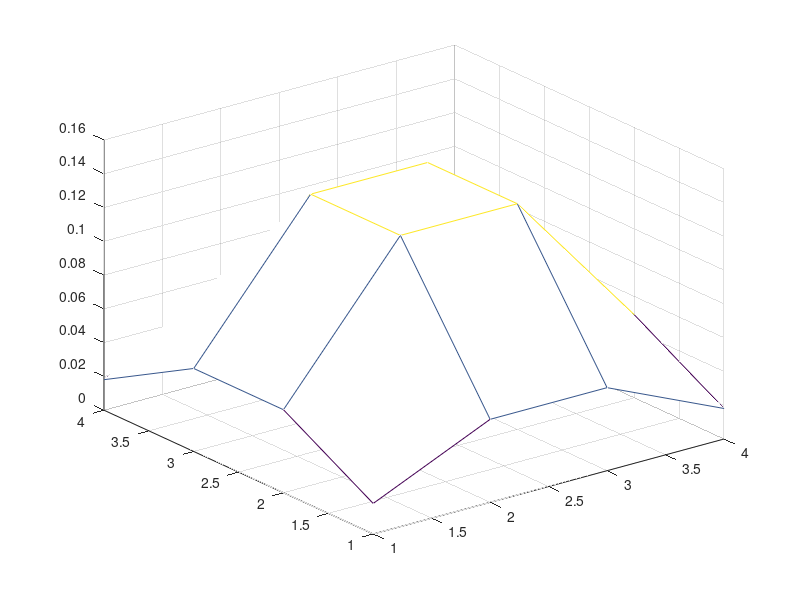

MATLAB code to generate this figure: (Note: this script raises an error after producing the figure.)
 addpath('./funkcije')
 addpath('./slike')
%%
h=fspecial('gaussian',4,1);% Gaussovo zamucenje
figure;mesh(h)% prikaz odziva u vremenskoj domeni
figure;freqz2(h)% frekvencijska karakteristika u 3D
%%
h1=eye(20)/20;
h2=fspecial('gaussian',4,1); % Gaussovo zamucenje
h=conv2(double(h1),double(h2)); % ukupno zamucenje je konvolucija
% dva impulsna odziva
figure;mesh(h) % odziv u vremenskoj domeni
figure, freqz2(h) % frekvencijska karakteristika
img=imread('moon.tif'); % ucitavamo sliku
imgZ=conv2(double(img),double(h)); % primijenjujemo zamucenje
figure, imagesc(imgZ); colormap(gray)
%%
h1=eye(40)/40;
h3 = eye(5)/5;
h4 = eye(15)/15;
h5 = eye(25)/25;
h2=fspecial('gaussian',4,1); % Gaussovo zamucenje
% dva impulsna odziva
figure();
[ha, pos] = tight_subplot(5,2,[.01 .01],[.01 .01],[.01 .01]);
axes(ha(1)), mesh(h1);  % odziv u vremenskoj domeni
axes(ha(2)),freqz2(h1) ;% frekvencijska karakteristika
axes(ha(3)),mesh(h2);
axes(ha(4)), freqz2(h2) ;
axes(ha(5)),mesh(h3);
axes(ha(6)), freqz2(h3);
axes(ha(7)),mesh(h4) ;
axes(ha(8)), freqz2(h4);
axes(ha(9)),mesh(h5) ;
axes(ha(10)), freqz2(h5);


%%
figure();
[ha, pos] = tight_subplot(1,2,[.01 .01],[.01 .01],[.01 .01]);
h1=eye(10)/10;
h2=fspecial('gaussian',4,1); % Gaussovo zamucenje
h=conv2(double(h1),double(h2)); % ukupno zamucenje je konvolucija
% dva impulsna odziva
axes(ha(1)),mesh(h) % odziv u vremenskoj domeni
axes(ha(2)),freqz2(h) % frekvencijska karakteristika
%%
h1=eye(1)/10;
h2=fspecial('gaussian',4,1); % Gaussovo zamucenje
h=conv2(double(h1),double(h2)); % ukupno zamucenje je konvolucija
% dva impulsna odziva
figure;mesh(h) % odziv u vremenskoj domeni
figure, freqz2(h) % frekvencijska karakteristika
figure();
[ha, pos] = tight_subplot(1,2,[.01 .01],[.01 .01],[.01 .01]);
img=imread('salona.png'); % ucitavamo sliku
imgZ=conv2(double(img),double(h)); % primijenjujemo zamucenje

axes(ha(1)),imagesc(img); colormap(gray)
axes(ha(2)), imagesc(imgZ); colormap(gray)
%%
xs= [5, 15, 30, 50];
img=imread('klis1.jpg'); % ucitavamo sliku
figure();
[ha, pos] = tight_subplot(3,2,[.01 .01],[.01 .01],[.01 .01]);
axes(ha(1)), imagesc(img);axis off; 
 i = 2;
for x = xs
    h1=eye(x)/x;
    h2=fspecial('gaussian',4,1); % Gaussovo zamucenje
    h=conv2(double(h1),double(h2)); % ukupno zamucenje je konvolucija
%     % dva impulsna odziva
%     figure;mesh(h) % odziv u vremenskoj domeni
%     figure, freqz2(h) % frekvencijska karakteristika
    


    
    imgZ = uint8(zeros(802+x, 602+x,3));
    imgZ(:,:,1)=conv2(double(img(:,:,1)),double(h)); % primijenjujemo zamucenje
    imgZ(:,:,2)=conv2(double(img(:,:,2)),double(h)); % primijenjujemo zamucenje
    imgZ(:,:,3)=conv2(double(img(:,:,3)),double(h)); % primijenjujemo zamucenje
    axes(ha(i)), imagesc(imgZ);axis off;
    i = i+1;
end
axes(ha(6)), axis off;
figure();
x=10;
[ha, pos] = tight_subplot(3,2,[.01 .01],[.01 .01],[.01 .01]);
axes(ha(1)), imagesc(img);axis off; 
for i = 1: 4
    h1=eye(x)/x;
    h2=fspecial('gaussian',i*4,1); % Gaussovo zamucenje
    h=conv2(double(h1),double(h2)); % ukupno zamucenje je konvolucija
%     % dva impulsna odziva
%     figure;mesh(h) % odziv u vremenskoj domeni
%     figure, freqz2(h) % frekvencijska karakteristika
    


    
    imgZ = uint8(zeros(802+x +(i-1)*4, 602+x+(i-1)*4,3));
    imgZ(:,:,1)=conv2(double(img(:,:,1)),double(h)); % primijenjujemo zamucenje
    imgZ(:,:,2)=conv2(double(img(:,:,2)),double(h)); % primijenjujemo zamucenje
    imgZ(:,:,3)=conv2(double(img(:,:,3)),double(h)); % primijenjujemo zamucenje
    axes(ha(i+1)), imagesc(imgZ);axis off;
end
axes(ha(6)), axis off;
%%
h1=eye(10)/10;
h2=fspecial('gaussian',10,1); % Gaussovo zamucenje
h=conv2(double(h1),double(h2));

[img1,map1]=imread('4.2.07.tiff');
[img2,map2]=imread('4.2.06.tiff');
[img3,map3]=imread('4.2.03.tiff');


img1 = im2double(img1);
restored_img1 = (zeros(size(h,1)+size(img1,1), size(h,2)+size(img1,2), size(img1,3)));
restored_img1(1:size(img1,1),1:size(img1,2), :) = (img1);
img1 = restored_img1;

hf = fft2(h,size(img1,1),size(img1,2));
img1_blur = real(ifft2(hf.*fft2(img1)));
figure; imshow(img1_blur)
img1_blur=(imnoise(img1_blur,'gaussian'));
img1_blur_GN=(imnoise(img1_blur,'gaussian'));
img1_blur_SP=(imnoise(img1_blur,'salt & pepper'));

img2 = im2double(img2);
restored_img2 = (zeros(size(h,1)+size(img2,1), size(h,2)+size(img2,2), size(img2,3)));
restored_img2(1:size(img2,1),1:size(img2,2), :) = (img2);
img2 = restored_img2;

hf = fft2(h,size(img2,1),size(img2,2));
img2_blur = real(ifft2(hf.*fft2(img2)));
figure; imshow(img2_blur)
img2_blur_GN=(imnoise(img2_blur,'gaussian'));
img2_blur_SP=(imnoise(img2_blur,'salt & pepper'));

img3 = im2double(img3);
restored_img3 = (zeros(size(h,1)+size(img3,1), size(h,2)+size(img3,2), size(img3,3)));
restored_img3(1:size(img3,1),1:size(img3,2), :) = (img3);
img3 = restored_img3;

hf = fft2(h,size(img3,1),size(img3,2));
img3_blur = real(ifft2(hf.*fft2(img3)));
figure; imshow(img3_blur)
img3_blur_GN=(imnoise(img3_blur,'gaussian'));
img3_blur_SP=(imnoise(img3_blur,'salt & pepper'));



img1_rest = restoring(img1_blur, h, false, 0);
img1_GN_rest = restoring(img1_blur_GN, h, false, 0);
img1_SP_rest = restoring(img1_blur_SP, h, false, 0);

figure();
[ha, pos] = tight_subplot(3,3,[.01 .01],[.01 .01],[.01 .01]);
axes(ha(1)), imagesc(img1);axis off;
axes(ha(2)), imagesc(img1_blur);axis off;
axes(ha(3)), imagesc(img1_rest);axis off;
axes(ha(4)), imagesc(img1);axis off;
axes(ha(5)), imagesc(img1_blur_GN);axis off;
axes(ha(6)), imagesc(img1_GN_rest);axis off;
axes(ha(7)), imagesc(img1);axis off;
axes(ha(8)), imagesc(img1_blur_SP);axis off;
axes(ha(9)), imagesc(img1_SP_rest);axis off;

kvadratno1 = mean2((double(img1)-double(img1_rest)).^2);
kvadratno1_SP = mean2((double(img1)-double(img1_SP_rest)).^2);
kvadratno1_GP = mean2((double(img1)-double(img1_GN_rest)).^2);




img2_rest = restoring(img2_blur, h, false, 0);
img2_GN_rest = restoring(img2_blur_GN, h, false, 0);
img2_SP_rest = restoring(img2_blur_SP, h, false, 0);

figure();
[ha, pos] = tight_subplot(3,3,[.01 .01],[.01 .01],[.01 .01]);
axes(ha(1)), imagesc(img2);axis off;
axes(ha(2)), imagesc(img2_blur);axis off;
axes(ha(3)), imagesc(img2_rest);axis off;
axes(ha(4)), imagesc(img2);axis off;
axes(ha(5)), imagesc(img2_blur_GN);axis off;
axes(ha(6)), imagesc(img2_GN_rest);axis off;
axes(ha(7)), imagesc(img2);axis off;
axes(ha(8)), imagesc(img2_blur_SP);axis off;
axes(ha(9)), imagesc(img2_SP_rest);axis off;

kvadratno2 = mean2((double(img2)-double(img2_rest)).^2);
kvadratno2_SP = mean2((double(img2)-double(img2_SP_rest)).^2);
kvadratno2_GP = mean2((double(img2)-double(img2_GN_rest)).^2);


img3_rest = restoring(img3_blur, h, false, 0);
img3_GN_rest = restoring(img3_blur_GN, h, false, 0);
img3_SP_rest = restoring(img3_blur_SP, h, false, 0);

figure();
[ha, pos] = tight_subplot(3,3,[.01 .01],[.01 .01],[.01 .01]);
axes(ha(1)), imagesc(img3);axis off;
axes(ha(2)), imagesc(img3_blur);axis off;
axes(ha(3)), imagesc(img3_rest);axis off;
axes(ha(4)), imagesc(img3);axis off;
axes(ha(5)), imagesc(img3_blur_GN);axis off;
axes(ha(6)), imagesc(img3_GN_rest);axis off;
axes(ha(7)), imagesc(img3);axis off;
axes(ha(8)), imagesc(img3_blur_SP);axis off;
axes(ha(9)), imagesc(img3_SP_rest);axis off;

kvadratno3 = mean2((double(img3)-double(img3_rest)).^2);
kvadratno3_SP = mean2((double(img3)-double(img3_SP_rest)).^2);
kvadratno3_GP = mean2((double(img3)-double(img3_GN_rest)).^2);

%%
h1=eye(10)/10;
h2=fspecial('gaussian',10,1); % Gaussovo zamucenje
h=conv2(double(h1),double(h2));
K = 0.04;
[img1,map1]=imread('4.2.07.tiff');
[img2,map2]=imread('4.2.06.tiff');
[img3,map3]=imread('4.2.03.tiff');


img1 = im2double(img1);
restored_img1 = (zeros(size(h,1)+size(img1,1), size(h,2)+size(img1,2), size(img1,3)));
restored_img1(1:size(img1,1),1:size(img1,2), :) = (img1);
img1 = restored_img1;

hf = fft2(h,size(img1,1),size(img1,2));
img1_blur = real(ifft2(hf.*fft2(img1)));
figure; imshow(img1_blur)
img1_blur=(imnoise(img1_blur,'gaussian'));
img1_blur_GN=(imnoise(img1_blur,'gaussian'));
img1_blur_SP=(imnoise(img1_blur,'salt & pepper'));

for i = 1 : size(img1_blur,3)
img1_blur_dim =   img1_blur(:,:,i);
img1_blur_GN_dim = img1_blur_GN(:,:,i);
img1_blur_SP_dim = img1_blur_SP(:,:,i);

q = double(max(img1_blur_dim(:)) - min(img1_blur_dim(:)))/(pow2(8)-1);
img1_blur(:,:,i) = quant(img1_blur_dim, q);

q = double(max(img1_blur_GN_dim(:)) - min(img1_blur_GN_dim(:)))/(pow2(8)-1);
img1_blur_GN(:,:,i) = quant(img1_blur_GN_dim, q);

q = double(max(img1_blur_SP_dim(:)) - min(img1_blur_SP_dim(:)))/(pow2(8)-1);
img1_blur_SP(:,:,i) = quant(img1_blur_SP_dim, q);
end

img2 = im2double(img2);
restored_img2 = (zeros(size(h,1)+size(img2,1), size(h,2)+size(img2,2), size(img2,3)));
restored_img2(1:size(img2,1),1:size(img2,2), :) = (img2);
img2 = restored_img2;

hf = fft2(h,size(img2,1),size(img2,2));
img2_blur = real(ifft2(hf.*fft2(img2)));
figure; imshow(img2_blur)
img2_blur_GN=(imnoise(img2_blur,'gaussian'));
img2_blur_SP=(imnoise(img2_blur,'salt & pepper'));

for i = 1 : size(img2_blur,3)
img2_blur_dim =   img2_blur(:,:,i);
img2_blur_GN_dim = img2_blur_GN(:,:,i);
img2_blur_SP_dim = img2_blur_SP(:,:,i);

q = double(max(img2_blur_dim(:)) - min(img2_blur_dim(:)))/(pow2(8)-1);
img2_blur(:,:,i) = quant(img2_blur_dim, q);

q = double(max(img2_blur_GN_dim(:)) - min(img2_blur_GN_dim(:)))/(pow2(8)-1);
img2_blur_GN(:,:,i) = quant(img2_blur_GN_dim, q);

q = double(max(img2_blur_SP_dim(:)) - min(img2_blur_SP_dim(:)))/(pow2(8)-1);
img2_blur_SP(:,:,i) = quant(img2_blur_SP_dim, q);
end


img3 = im2double(img3);
restored_img3 = (zeros(size(h,1)+size(img3,1), size(h,2)+size(img3,2), size(img3,3)));
restored_img3(1:size(img3,1),1:size(img3,2), :) = (img3);
img3 = restored_img3;

hf = fft2(h,size(img3,1),size(img3,2));
img3_blur = real(ifft2(hf.*fft2(img3)));
figure; imshow(img3_blur)
img3_blur_GN=(imnoise(img3_blur,'gaussian'));
img3_blur_SP=(imnoise(img3_blur,'salt & pepper'));

for i = 1 : size(img3_blur,3)
img3_blur_dim =   img3_blur(:,:,i);
img3_blur_GN_dim = img3_blur_GN(:,:,i);
img3_blur_SP_dim = img3_blur_SP(:,:,i);

q = double(max(img3_blur_dim(:)) - min(img3_blur_dim(:)))/(pow2(8)-1);
img3_blur(:,:,i) = quant(img3_blur_dim, q);

q = double(max(img3_blur_GN_dim(:)) - min(img3_blur_GN_dim(:)))/(pow2(8)-1);
img3_blur_GN(:,:,i) = quant(img3_blur_GN_dim, q);

q = double(max(img3_blur_SP_dim(:)) - min(img3_blur_SP_dim(:)))/(pow2(8)-1);
img3_blur_SP(:,:,i) = quant(img3_blur_SP_dim, q);
end


img1_rest = restoring(img1_blur, h, false, K);
img1_GN_rest = restoring(img1_blur_GN, h, false, K);
img1_SP_rest = restoring(img1_blur_SP, h, false, K);

figure();
[ha, pos] = tight_subplot(3,3,[.01 .01],[.01 .01],[.01 .01]);
axes(ha(1)), imagesc(img1);axis off;
axes(ha(2)), imagesc(img1_blur);axis off;
axes(ha(3)), imagesc(img1_rest);axis off;
axes(ha(4)), imagesc(img1);axis off;
axes(ha(5)), imagesc(img1_blur_GN);axis off;
axes(ha(6)), imagesc(img1_GN_rest);axis off;
axes(ha(7)), imagesc(img1);axis off;
axes(ha(8)), imagesc(img1_blur_SP);axis off;
axes(ha(9)), imagesc(img1_SP_rest);axis off;

kvadratno1 = mean2((double(img1)-double(img1_rest)).^2);
kvadratno1_SP = mean2((double(img1)-double(img1_SP_rest)).^2);
kvadratno1_GP = mean2((double(img1)-double(img1_GN_rest)).^2);




img2_rest = restoring(img2_blur, h,false, K);
img2_GN_rest = restoring(img2_blur_GN, h, false, K);
img2_SP_rest = restoring(img2_blur_SP, h, false, K);

figure();
[ha, pos] = tight_subplot(3,3,[.01 .01],[.01 .01],[.01 .01]);
axes(ha(1)), imagesc(img2);axis off;
axes(ha(2)), imagesc(img2_blur);axis off;
axes(ha(3)), imagesc(img2_rest);axis off;
axes(ha(4)), imagesc(img2);axis off;
axes(ha(5)), imagesc(img2_blur_GN);axis off;
axes(ha(6)), imagesc(img2_GN_rest);axis off;
axes(ha(7)), imagesc(img2);axis off;
axes(ha(8)), imagesc(img2_blur_SP);axis off;
axes(ha(9)), imagesc(img2_SP_rest);axis off;

kvadratno2 = mean2((double(img2)-double(img2_rest)).^2);
kvadratno2_SP = mean2((double(img2)-double(img2_SP_rest)).^2);
kvadratno2_GP = mean2((double(img2)-double(img2_GN_rest)).^2);


img3_rest = restoring(img3_blur, h, false, K);
img3_GN_rest = restoring(img3_blur_GN, h, false, K);
img3_SP_rest = restoring(img3_blur_SP, h, false, K);

figure();
[ha, pos] = tight_subplot(3,3,[.01 .01],[.01 .01],[.01 .01]);
axes(ha(1)), imagesc(img3);axis off;
axes(ha(2)), imagesc(img3_blur);axis off;
axes(ha(3)), imagesc(img3_rest);axis off;
axes(ha(4)), imagesc(img3);axis off;
axes(ha(5)), imagesc(img3_blur_GN);axis off;
axes(ha(6)), imagesc(img3_GN_rest);axis off;
axes(ha(7)), imagesc(img3);axis off;
axes(ha(8)), imagesc(img3_blur_SP);axis off;
axes(ha(9)), imagesc(img3_SP_rest);axis off;

kvadratno3 = mean2((double(img3)-double(img3_rest)).^2);
kvadratno3_SP = mean2((double(img3)-double(img3_SP_rest)).^2);
kvadratno3_GP = mean2((double(img3)-double(img3_GN_rest)).^2);
%%
%%
h1=eye(10)/10;
h2=fspecial('gaussian',10,1); % Gaussovo zamucenje
h=conv2(double(h1),double(h2));
K = 0.04;
[img1,map1]=imread('4.2.07.tiff');
[img2,map2]=imread('4.2.06.tiff');
[img3,map3]=imread('4.2.03.tiff');


img1 = im2double(img1);
restored_img1 = (zeros(size(h,1)+size(img1,1), size(h,2)+size(img1,2), size(img1,3)));
restored_img1(1:size(img1,1),1:size(img1,2), :) = (img1);
img1 = restored_img1;

hf = fft2(h,size(img1,1),size(img1,2));
img1_blur = real(ifft2(hf.*fft2(img1)));
figure; imshow(img1_blur)
img1_blur=(imnoise(img1_blur,'gaussian'));
img1_blur_GN=(imnoise(img1_blur,'gaussian'));
img1_blur_SP=(imnoise(img1_blur,'salt & pepper'));

img2 = im2double(img2);
restored_img2 = (zeros(size(h,1)+size(img2,1), size(h,2)+size(img2,2), size(img2,3)));
restored_img2(1:size(img2,1),1:size(img2,2), :) = (img2);
img2 = restored_img2;

hf = fft2(h,size(img2,1),size(img2,2));
img2_blur = real(ifft2(hf.*fft2(img2)));
figure; imshow(img2_blur)
img2_blur_GN=(imnoise(img2_blur,'gaussian'));
img2_blur_SP=(imnoise(img2_blur,'salt & pepper'));

img3 = im2double(img3);
restored_img3 = (zeros(size(h,1)+size(img3,1), size(h,2)+size(img3,2), size(img3,3)));
restored_img3(1:size(img3,1),1:size(img3,2), :) = (img3);
img3 = restored_img3;

hf = fft2(h,size(img3,1),size(img3,2));
img3_blur = real(ifft2(hf.*fft2(img3)));
figure; imshow(img3_blur)
img3_blur_GN=(imnoise(img3_blur,'gaussian'));
img3_blur_SP=(imnoise(img3_blur,'salt & pepper'));



img1_rest = restoring(img1_blur, h, true, K);
img1_GN_rest = restoring(img1_blur_GN, h, true, K);
img1_SP_rest = restoring(img1_blur_SP, h, true, K);

figure();
[ha, pos] = tight_subplot(3,3,[.01 .01],[.01 .01],[.01 .01]);
axes(ha(1)), imagesc(img1);axis off;
axes(ha(2)), imagesc(img1_blur);axis off;
axes(ha(3)), imagesc(img1_rest);axis off;
axes(ha(4)), imagesc(img1);axis off;
axes(ha(5)), imagesc(img1_blur_GN);axis off;
axes(ha(6)), imagesc(img1_GN_rest);axis off;
axes(ha(7)), imagesc(img1);axis off;
axes(ha(8)), imagesc(img1_blur_SP);axis off;
axes(ha(9)), imagesc(img1_SP_rest);axis off;

kvadratno1 = mean2((double(img1)-double(img1_rest)).^2);
kvadratno1_SP = mean2((double(img1)-double(img1_SP_rest)).^2);
kvadratno1_GP = mean2((double(img1)-double(img1_GN_rest)).^2);




img2_rest = restoring(img2_blur, h,true, K);
img2_GN_rest = restoring(img2_blur_GN, h, true, K);
img2_SP_rest = restoring(img2_blur_SP, h, true, K);

figure();
[ha, pos] = tight_subplot(3,3,[.01 .01],[.01 .01],[.01 .01]);
axes(ha(1)), imagesc(img2);axis off;
axes(ha(2)), imagesc(img2_blur);axis off;
axes(ha(3)), imagesc(img2_rest);axis off;
axes(ha(4)), imagesc(img2);axis off;
axes(ha(5)), imagesc(img2_blur_GN);axis off;
axes(ha(6)), imagesc(img2_GN_rest);axis off;
axes(ha(7)), imagesc(img2);axis off;
axes(ha(8)), imagesc(img2_blur_SP);axis off;
axes(ha(9)), imagesc(img2_SP_rest);axis off;

kvadratno2 = mean2((double(img2)-double(img2_rest)).^2);
kvadratno2_SP = mean2((double(img2)-double(img2_SP_rest)).^2);
kvadratno2_GP = mean2((double(img2)-double(img2_GN_rest)).^2);


img3_rest = restoring(img3_blur, h, true, K);
img3_GN_rest = restoring(img3_blur_GN, h, true, K);
img3_SP_rest = restoring(img3_blur_SP, h, true, K);

figure();
[ha, pos] = tight_subplot(3,3,[.01 .01],[.01 .01],[.01 .01]);
axes(ha(1)), imagesc(img3);axis off;
axes(ha(2)), imagesc(img3_blur);axis off;
axes(ha(3)), imagesc(img3_rest);axis off;
axes(ha(4)), imagesc(img3);axis off;
axes(ha(5)), imagesc(img3_blur_GN);axis off;
axes(ha(6)), imagesc(img3_GN_rest);axis off;
axes(ha(7)), imagesc(img3);axis off;
axes(ha(8)), imagesc(img3_blur_SP);axis off;
axes(ha(9)), imagesc(img3_SP_rest);axis off;

kvadratno3 = mean2((double(img3)-double(img3_rest)).^2);
kvadratno3_SP = mean2((double(img3)-double(img3_SP_rest)).^2);
kvadratno3_GP = mean2((double(img3)-double(img3_GN_rest)).^2);



%%
%%
h1=eye(10)/10;
h2=fspecial('gaussian',10,1); % Gaussovo zamucenje
h=conv2(double(h1),double(h2));
K = 0.04;
[img1,map1]=imread('4.2.07.tiff');
[img2,map2]=imread('4.2.06.tiff');
[img3,map3]=imread('4.2.03.tiff');


img1 = im2double(img1);
restored_img1 = (zeros(size(h,1)+size(img1,1), size(h,2)+size(img1,2), size(img1,3)));
restored_img1(1:size(img1,1),1:size(img1,2), :) = (img1);
img1 = restored_img1;

hf = fft2(h,size(img1,1),size(img1,2));
img1_blur = real(ifft2(hf.*fft2(img1)));
figure; imshow(img1_blur)
img1_blur=(imnoise(img1_blur,'gaussian'));
img1_blur_GN=(imnoise(img1_blur,'gaussian'));
img1_blur_SP=(imnoise(img1_blur,'salt & pepper'));

for i = 1 : size(img1_blur,3)
img1_blur_dim =   img1_blur(:,:,i);
img1_blur_GN_dim = img1_blur_GN(:,:,i);
img1_blur_SP_dim = img1_blur_SP(:,:,i);

q = double(max(img1_blur_dim(:)) - min(img1_blur_dim(:)))/(pow2(8)-1);
img1_blur(:,:,i) = quant(img1_blur_dim, q);

q = double(max(img1_blur_GN_dim(:)) - min(img1_blur_GN_dim(:)))/(pow2(8)-1);
img1_blur_GN(:,:,i) = quant(img1_blur_GN_dim, q);

q = double(max(img1_blur_SP_dim(:)) - min(img1_blur_SP_dim(:)))/(pow2(8)-1);
img1_blur_SP(:,:,i) = quant(img1_blur_SP_dim, q);
end

img2 = im2double(img2);
restored_img2 = (zeros(size(h,1)+size(img2,1), size(h,2)+size(img2,2), size(img2,3)));
restored_img2(1:size(img2,1),1:size(img2,2), :) = (img2);
img2 = restored_img2;

hf = fft2(h,size(img2,1),size(img2,2));
img2_blur = real(ifft2(hf.*fft2(img2)));
figure; imshow(img2_blur)
img2_blur_GN=(imnoise(img2_blur,'gaussian'));
img2_blur_SP=(imnoise(img2_blur,'salt & pepper'));

for i = 1 : size(img2_blur,3)
img2_blur_dim =   img2_blur(:,:,i);
img2_blur_GN_dim = img2_blur_GN(:,:,i);
img2_blur_SP_dim = img2_blur_SP(:,:,i);

q = double(max(img2_blur_dim(:)) - min(img2_blur_dim(:)))/(pow2(8)-1);
img2_blur(:,:,i) = quant(img2_blur_dim, q);

q = double(max(img2_blur_GN_dim(:)) - min(img2_blur_GN_dim(:)))/(pow2(8)-1);
img2_blur_GN(:,:,i) = quant(img2_blur_GN_dim, q);

q = double(max(img2_blur_SP_dim(:)) - min(img2_blur_SP_dim(:)))/(pow2(8)-1);
img2_blur_SP(:,:,i) = quant(img2_blur_SP_dim, q);
end


img3 = im2double(img3);
restored_img3 = (zeros(size(h,1)+size(img3,1), size(h,2)+size(img3,2), size(img3,3)));
restored_img3(1:size(img3,1),1:size(img3,2), :) = (img3);
img3 = restored_img3;

hf = fft2(h,size(img3,1),size(img3,2));
img3_blur = real(ifft2(hf.*fft2(img3)));
figure; imshow(img3_blur)
img3_blur_GN=(imnoise(img3_blur,'gaussian'));
img3_blur_SP=(imnoise(img3_blur,'salt & pepper'));

for i = 1 : size(img3_blur,3)
img3_blur_dim =   img3_blur(:,:,i);
img3_blur_GN_dim = img3_blur_GN(:,:,i);
img3_blur_SP_dim = img3_blur_SP(:,:,i);

q = double(max(img3_blur_dim(:)) - min(img3_blur_dim(:)))/(pow2(8)-1);
img3_blur(:,:,i) = quant(img3_blur_dim, q);

q = double(max(img3_blur_GN_dim(:)) - min(img3_blur_GN_dim(:)))/(pow2(8)-1);
img3_blur_GN(:,:,i) = quant(img3_blur_GN_dim, q);

q = double(max(img3_blur_SP_dim(:)) - min(img3_blur_SP_dim(:)))/(pow2(8)-1);
img3_blur_SP(:,:,i) = quant(img3_blur_SP_dim, q);
end


img1_rest = restoring(img1_blur, h, true, K);
img1_GN_rest = restoring(img1_blur_GN, h, true, K);
img1_SP_rest = restoring(img1_blur_SP, h, true, K);

figure();
[ha, pos] = tight_subplot(3,3,[.01 .01],[.01 .01],[.01 .01]);
axes(ha(1)), imagesc(img1);axis off;
axes(ha(2)), imagesc(img1_blur);axis off;
axes(ha(3)), imagesc(img1_rest);axis off;
axes(ha(4)), imagesc(img1);axis off;
axes(ha(5)), imagesc(img1_blur_GN);axis off;
axes(ha(6)), imagesc(img1_GN_rest);axis off;
axes(ha(7)), imagesc(img1);axis off;
axes(ha(8)), imagesc(img1_blur_SP);axis off;
axes(ha(9)), imagesc(img1_SP_rest);axis off;

kvadratno1 = mean2((double(img1)-double(img1_rest)).^2);
kvadratno1_SP = mean2((double(img1)-double(img1_SP_rest)).^2);
kvadratno1_GP = mean2((double(img1)-double(img1_GN_rest)).^2);




img2_rest = restoring(img2_blur, h,true, K);
img2_GN_rest = restoring(img2_blur_GN, h, true, K);
img2_SP_rest = restoring(img2_blur_SP, h, true, K);

figure();
[ha, pos] = tight_subplot(3,3,[.01 .01],[.01 .01],[.01 .01]);
axes(ha(1)), imagesc(img2);axis off;
axes(ha(2)), imagesc(img2_blur);axis off;
axes(ha(3)), imagesc(img2_rest);axis off;
axes(ha(4)), imagesc(img2);axis off;
axes(ha(5)), imagesc(img2_blur_GN);axis off;
axes(ha(6)), imagesc(img2_GN_rest);axis off;
axes(ha(7)), imagesc(img2);axis off;
axes(ha(8)), imagesc(img2_blur_SP);axis off;
axes(ha(9)), imagesc(img2_SP_rest);axis off;

kvadratno2 = mean2((double(img2)-double(img2_rest)).^2);
kvadratno2_SP = mean2((double(img2)-double(img2_SP_rest)).^2);
kvadratno2_GP = mean2((double(img2)-double(img2_GN_rest)).^2);


img3_rest = restoring(img3_blur, h, true, K);
img3_GN_rest = restoring(img3_blur_GN, h, true, K);
img3_SP_rest = restoring(img3_blur_SP, h, true, K);

figure();
[ha, pos] = tight_subplot(3,3,[.01 .01],[.01 .01],[.01 .01]);
axes(ha(1)), imagesc(img3);axis off;
axes(ha(2)), imagesc(img3_blur);axis off;
axes(ha(3)), imagesc(img3_rest);axis off;
axes(ha(4)), imagesc(img3);axis off;
axes(ha(5)), imagesc(img3_blur_GN);axis off;
axes(ha(6)), imagesc(img3_GN_rest);axis off;
axes(ha(7)), imagesc(img3);axis off;
axes(ha(8)), imagesc(img3_blur_SP);axis off;
axes(ha(9)), imagesc(img3_SP_rest);axis off;

kvadratno3 = mean2((double(img3)-double(img3_rest)).^2);
kvadratno3_SP = mean2((double(img3)-double(img3_SP_rest)).^2);
kvadratno3_GP = mean2((double(img3)-double(img3_GN_rest)).^2);

%%
%Weiner
%%
h1=eye(10)/10;
h2=fspecial('gaussian',10,1); % Gaussovo zamucenje
h=conv2(double(h1),double(h2));
K = 0.12;
[img1,map1]=imread('4.2.07.tiff');
[img2,map2]=imread('4.2.06.tiff');
[img3,map3]=imread('4.2.03.tiff');


img1 = im2double(img1);
restored_img1 = (zeros(size(h,1)+size(img1,1), size(h,2)+size(img1,2), size(img1,3)));
restored_img1(1:size(img1,1),1:size(img1,2), :) = (img1);
img1 = restored_img1;

hf = fft2(h,size(img1,1),size(img1,2));
img1_blur = real(ifft2(hf.*fft2(img1)));
figure; imshow(img1_blur)
img1_blur=(imnoise(img1_blur,'gaussian'));
img1_blur_GN=(imnoise(img1_blur,'gaussian'));
img1_blur_SP=(imnoise(img1_blur,'salt & pepper'));

img2 = im2double(img2);
restored_img2 = (zeros(size(h,1)+size(img2,1), size(h,2)+size(img2,2), size(img2,3)));
restored_img2(1:size(img2,1),1:size(img2,2), :) = (img2);
img2 = restored_img2;

hf = fft2(h,size(img2,1),size(img2,2));
img2_blur = real(ifft2(hf.*fft2(img2)));
figure; imshow(img2_blur)
img2_blur_GN=(imnoise(img2_blur,'gaussian'));
img2_blur_SP=(imnoise(img2_blur,'salt & pepper'));

img3 = im2double(img3);
restored_img3 = (zeros(size(h,1)+size(img3,1), size(h,2)+size(img3,2), size(img3,3)));
restored_img3(1:size(img3,1),1:size(img3,2), :) = (img3);
img3 = restored_img3;

hf = fft2(h,size(img3,1),size(img3,2));
img3_blur = real(ifft2(hf.*fft2(img3)));
figure; imshow(img3_blur)
img3_blur_GN=(imnoise(img3_blur,'gaussian'));
img3_blur_SP=(imnoise(img3_blur,'salt & pepper'));



img1_rest = imwiener(img1_blur, h, K);
img1_GN_rest = imwiener(img1_blur_GN, h, K);
img1_SP_rest = imwiener(img1_blur_SP, h, K);

figure();
[ha, pos] = tight_subplot(3,3,[.01 .01],[.01 .01],[.01 .01]);
axes(ha(1)), imagesc(img1);axis off;
axes(ha(2)), imagesc(img1_blur);axis off;
axes(ha(3)), imagesc(img1_rest);axis off;
axes(ha(4)), imagesc(img1);axis off;
axes(ha(5)), imagesc(img1_blur_GN);axis off;
axes(ha(6)), imagesc(img1_GN_rest);axis off;
axes(ha(7)), imagesc(img1);axis off;
axes(ha(8)), imagesc(img1_blur_SP);axis off;
axes(ha(9)), imagesc(img1_SP_rest);axis off;

kvadratno1 = mean2((double(img1)-double(img1_rest)).^2);
kvadratno1_SP = mean2((double(img1)-double(img1_SP_rest)).^2);
kvadratno1_GP = mean2((double(img1)-double(img1_GN_rest)).^2);


SN1 = mean2(double(img1))/mean2(double(img1_rest));
SN1_SP = mean2(double(img1))/mean2(double(img1_SP_rest));
SN1_GP = mean2(double(img1))/mean2(double(img1_GN_rest));

img2_rest = imwiener(img2_blur, h, K);
img2_GN_rest = imwiener(img2_blur_GN, h,  K);
img2_SP_rest = imwiener(img2_blur_SP, h, K);

figure();
[ha, pos] = tight_subplot(3,3,[.01 .01],[.01 .01],[.01 .01]);
axes(ha(1)), imagesc(img2);axis off;
axes(ha(2)), imagesc(img2_blur);axis off;
axes(ha(3)), imagesc(img2_rest);axis off;
axes(ha(4)), imagesc(img2);axis off;
axes(ha(5)), imagesc(img2_blur_GN);axis off;
axes(ha(6)), imagesc(img2_GN_rest);axis off;
axes(ha(7)), imagesc(img2);axis off;
axes(ha(8)), imagesc(img2_blur_SP);axis off;
axes(ha(9)), imagesc(img2_SP_rest);axis off;

kvadratno2 = mean2((double(img2)-double(img2_rest)).^2);
kvadratno2_SP = mean2((double(img2)-double(img2_SP_rest)).^2);
kvadratno2_GP = mean2((double(img2)-double(img2_GN_rest)).^2);

SN2 = mean2(double(img2))/mean2(double(img2_rest));
SN2_SP = mean2(double(img2))/mean2(double(img2_SP_rest));
SN2_GP = mean2(double(img2))/mean2(double(img2_GN_rest));

img3_rest = imwiener(img3_blur, h, K);
img3_GN_rest = imwiener(img3_blur_GN, h,  K);
img3_SP_rest = imwiener(img3_blur_SP, h, K);

figure();
[ha, pos] = tight_subplot(3,3,[.01 .01],[.01 .01],[.01 .01]);
axes(ha(1)), imagesc(img3);axis off;
axes(ha(2)), imagesc(img3_blur);axis off;
axes(ha(3)), imagesc(img3_rest);axis off;
axes(ha(4)), imagesc(img3);axis off;
axes(ha(5)), imagesc(img3_blur_GN);axis off;
axes(ha(6)), imagesc(img3_GN_rest);axis off;
axes(ha(7)), imagesc(img3);axis off;
axes(ha(8)), imagesc(img3_blur_SP);axis off;
axes(ha(9)), imagesc(img3_SP_rest);axis off;

kvadratno3 = mean2((double(img3)-double(img3_rest)).^2);
kvadratno3_SP = mean2((double(img3)-double(img3_SP_rest)).^2);
kvadratno3_GP = mean2((double(img3)-double(img3_GN_rest)).^2);


SN3 = mean2(double(img3))/mean2(double(img3_rest));
SN3_SP = mean2(double(img3))/mean2(double(img3_SP_rest));
SN3_GP = mean2(double(img3))/mean2(double(img3_GN_rest));

%%


[img1,map1]=imread('4.2.07.tiff');
h2=fspecial('gaussian',10,.001);
img=im2double(img1);
imgZN=imnoise(img,'gaussian',0,.001);
figure(); imshow(imgZN);

rxx=akf(imgZN, 30);
figure(); imagesc(rxx);
rnn=akf(im2double(imgZN)-im2double(img), 30);
figure(); imagesc(rnn);






img1_rest =imwiener(img1_blur ,h2,  K);
ryy_iz=akf(img, 30);
figure(); imagesc(ryy_iz)




%% 

clc
clear all
noise_mean = 0;
noise_var = 0.1;
[img1,map1]=imread('4.2.07.tiff');
img = im2double(rgb2gray(img1));
h = real(imnoise(img, 'gaussian', noise_mean, noise_var));
h1= fspecial('gaussian',4,1); 
h2 = eye(10)/10;
h = conv2(fft2(h1),fft2(h2));
[img1,map1]=imread('4.2.07.tiff');
img = im2double(rgb2gray(img1));
%img = imnoise(img, 'gaussian', 0.3, 0.001);
%img = img + 0.06*randn(size(img, 1), size(img, 2));

imgZ = real(conv2(img, h));

imgZ=imgZ(1:512,1:512);
rxx_n=akf(((im2double(img)-im2double(imgZ))),30);
rxx_o=akf(img,30);
%rxx_d=akf(h,30);


F_img=fft2(double(imgZ));
F_h=fft2(double(h),size(img,1),size(img,2));
F_rxx_n=fft2(double(rxx_n),size(img,1),size(img,2));
F_rxx_o=fft2(double(rxx_o),size(img,1),size(img,2));
%F_rxx_d=fft2(double(rxx_d),size(img,1),size(img,2));

F_sl=F_img.*conj(F_h)./(conj(F_h).*F_h+F_rxx_n./F_rxx_o);
img_inv=real(ifft2((F_sl)));


figure();
[ha, pos] = tight_subplot(2,2,[.01 .01],[.01 .01],[.01 .01]);
axes(ha(1)), imagesc(img); colormap(gray);axis off;
axes(ha(2)), imagesc((imgZ)); colormap(gray);axis off;
axes(ha(3)), imagesc(real(img_inv)); colormap(gray);axis off;
axes(ha(4)), axis off;


%% 

clc
clear all
noise_mean = 0;
noise_var = 0.1;
[img1,map1]=imread('4.2.07.tiff');
img = im2double(rgb2gray(img1));
%h = real(imnoise(img, 'gaussian', noise_mean, noise_var));
h1= fspecial('gaussian',4,1); 
h2 = eye(10)/10;
h = conv2(fft2(h1),fft2(h2));
[img1,map1]=imread('4.2.07.tiff');
img = im2double(rgb2gray(img1));
img = imnoise(img, 'gaussian', 0.3, 0.001);


imgZ = real(conv2(img, h));

imgZ=imgZ(1:512,1:512);
rxx_n=akf(((im2double(img)-im2double(imgZ))),30);
rxx_o=akf(img,30);
rxx_d=akf(imgZ,30);

F_img=fft2(double(imgZ));
F_h=fft2(double(h),size(img,1),size(img,2));
F_rxx_n=fft2(double(rxx_n),size(img,1),size(img,2));
F_rxx_o=fft2(double(rxx_o),size(img,1),size(img,2));
%F_rxx_d=fft2(double(rxx_d),size(img,1),size(img,2));

F_sl=F_img.*conj(F_h)./(conj(F_h).*F_h+F_rxx_n./F_rxx_o);
img_inv=real(ifft2((F_sl)));


figure();
[ha, pos] = tight_subplot(2,2,[.01 .01],[.01 .01],[.01 .01]);
axes(ha(1)), imagesc(img); colormap(gray);axis off;
axes(ha(2)), imagesc((imgZ)); colormap(gray);axis off;
axes(ha(3)), imagesc(real(img_inv)); colormap(gray);axis off;
axes(ha(4)), axis off;

%img=im2double(imread('klis2.png'));
img_inv=im2double(img_inv);

rxx_o=akf(img,30)
rxx_d=akf(img_inv,30)

figure();
[ha, pos] = tight_subplot(2,2,[.01 .01],[.01 .01],[.01 .01]);
axes(ha(1)), imagesc(img); colormap(gray);axis off;
axes(ha(2)), imagesc(im2double(img_inv));   colormap(gray);axis off;
axes(ha(3)), imagesc(rxx_o);colormap(gray);axis off;
axes(ha(4)), imagesc(rxx_d);colormap(gray);axis off;



%% 
%K = wiener2(J,[5 5]);
clc
clear all
h1= fspecial('gaussian',4,1); 
h2 = eye(10)/10;
h = conv2(fft2(h1),fft2(h2));
[img1,map1]=imread('4.2.07.tiff');
img = im2double(rgb2gray(img1));
img = img + 0.06*randn(size(img, 1), size(img, 2));

imgZ = real(conv2(img, h));
filt=imgZ;
imgZ = wiener2(im2double(imgZ),[6 6]);
imgZ=imgZ(1:512,1:512);
rxx_n=akf(((im2double(img)-im2double(imgZ))),30);
rxx_o=akf(img,30);

F_img=fft2(double(imgZ));
F_h=fft2(double(h),size(img,1),size(img,2));
F_rxx_n=fft2(double(rxx_n),size(img,1),size(img,2));
F_rxx_o=fft2(double(rxx_o),size(img,1),size(img,2));

F_sl=F_img.*conj(F_h)./(conj(F_h).*F_h+F_rxx_n./F_rxx_o);

img_inv=real(ifft2((F_sl)));

figure();
[ha, pos] = tight_subplot(2,2,[.01 .01],[.01 .01],[.01 .01]);
axes(ha(1)), imagesc(img); colormap(gray);axis off;
axes(ha(2)), imagesc((filt));  colormap(gray);axis off;
axes(ha(3)), imagesc((imgZ));colormap(gray);axis off;
axes(ha(4)), imagesc(real(img_inv));colormap(gray);axis off;


img_inv=im2double(img_inv);

rxx_o=akf(img,30);
rxx_d=akf(img_inv,30);

figure();
[ha, pos] = tight_subplot(2,2,[.01 .01],[.01 .01],[.01 .01]);
axes(ha(1)), imagesc(img); colormap(gray);axis off;
axes(ha(2)), imagesc(im2double(img_inv));  colormap(gray);axis off;
axes(ha(3)), imagesc(rxx_o); colormap(gray);axis off;
axes(ha(4)), imagesc(rxx_d); colormap(gray);axis off;

